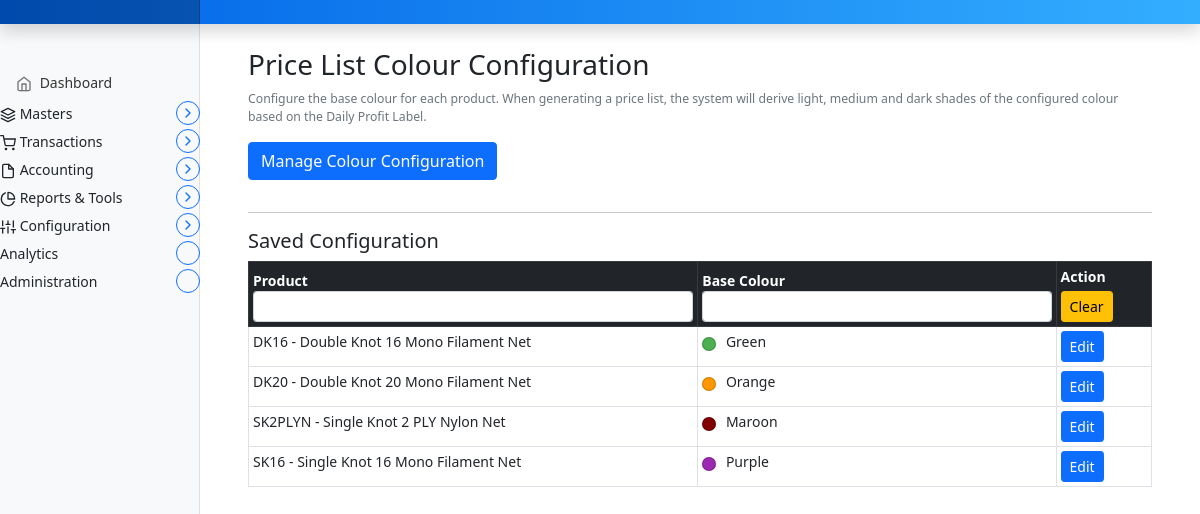
Page /invoice/configuration/price-list-colour-config (signed in) on the earlier database version.
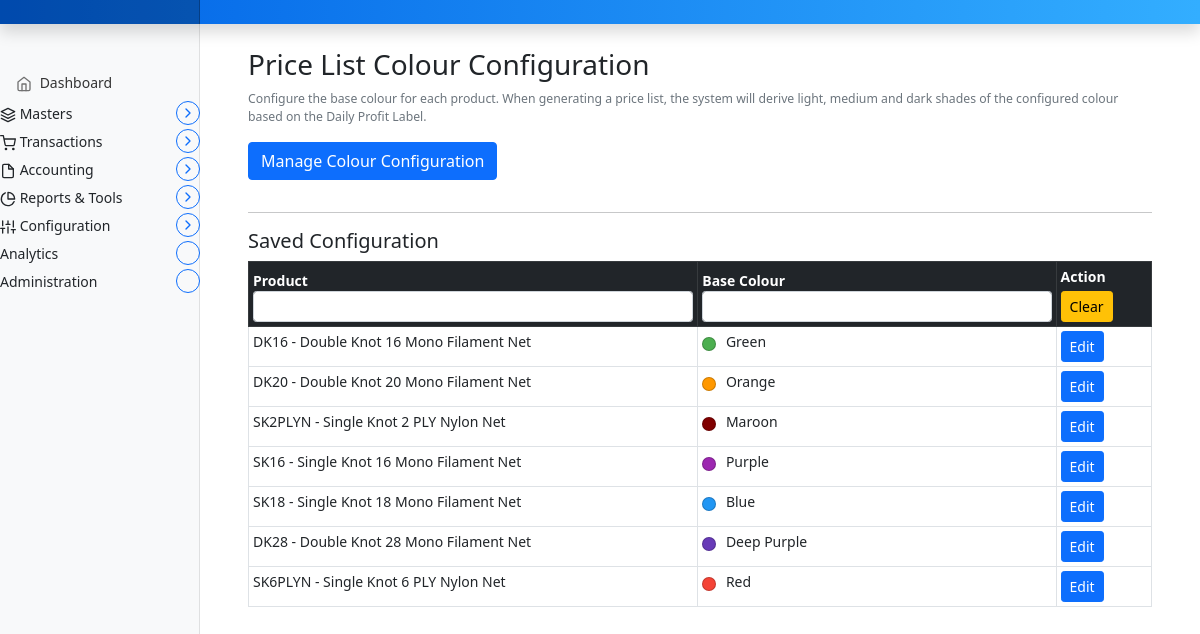
Same page on the later database version.
### marania_invoice_app/models.py (models this page shows, shortened)
class PriceListColourConfiguration(models.Model):
    product = models.ForeignKey(
        Product,
        to_field='code',
        on_delete=models.CASCADE,
        related_name='price_list_colours',
        db_constraint=False,
        unique=True,
    )
    base_colour = models.CharField(
        max_length=50,
        help_text="Base colour name, e.g. Green, Blue, Orange"
    )
    created_at = models.DateTimeField(auto_now_add=True)
    updated_at = models.DateTimeField(auto_now=True)
    class Meta:
        verbose_name = "Price List Colour Configuration"
        verbose_name_plural = "Price List Colour Configurations"

class Product(models.Model):
    code = models.CharField(max_length=50, unique=True)
    name = models.CharField(max_length=200)
    display_name = models.CharField(max_length=200, blank=True, null=True)
    hsn = models.CharField(max_length=20, blank=True, null=True)
    material = models.ForeignKey(
        Materials,
        to_field='code',
        on_delete=models.DO_NOTHING,
        related_name='products',
        db_constraint=False,   # ⭐ KEY LINE
        null=True,
        blank=True,
    )
    cgst = models.DecimalField(max_digits=5, decimal_places=2, default=0)
    sgst = models.DecimalField(max_digits=5, decimal_places=2, default=0)
    igst = models.DecimalField(max_digits=5, decimal_places=2, default=0)
    description = models.TextField(blank=True, null=True)
    created_at = models.DateTimeField(auto_now_add=True)
    updated_at = models.DateTimeField(auto_now=True)

### marania_invoice_app/views.py (the view, shortened to what this page needs)
# urls.py: path('configuration/price-list-colour-config', views.price_list_colour_config_view, name='price_list_colour_config'),
@login_required
def price_list_colour_config_view(request):
    context = {
        "configs": PriceListColourConfiguration.objects.select_related("product").all(),
        "products": Product.objects.all().order_by("code"),
    }
    return render(request, "marania_invoice_app/price_list_colour_config.html", context)

### templates/marania_invoice_app/price_list_colour_config.html (shortened to what this page needs)
{% extends 'partials/base.html' %}
{% load static %}
{% block main %}
<main class="col-md-9 ms-sm-auto col-lg-10 px-md-4">
  <div class="container my-4">
    <h3>Price List Colour Configuration</h3>
    <p class="text-muted small">Configure the base colour for each product. When generating a price list, the system will derive light, medium and dark shades of the configured colour based on the Daily Profit Label.</p>
    <button class="btn btn-primary mb-3" type="button"
            data-bs-toggle="collapse"
            data-bs-target="#configForm">
      Manage Colour Configuration
    </button>
    <hr>
    <h5>Saved Configuration</h5>
    {% if configs %}
    <div class="table-responsive">
      <table class="table table-bordered table-hover table-sm" id="config-table">
        <thead class="table-dark">
          <tr>
            <th>Product
              <input type="text" class="form-control form-control-sm text-filter" data-col="0">
            </th>
            <th>Base Colour
              <input type="text" class="form-control form-control-sm text-filter" data-col="1">
            </th>
            <th>
              Action
              <div class="mt-1">
                <button type="button" id="clear-filters" class="btn btn-warning btn-sm">
                  Clear
                </button>
              </div>
            </th>
          </tr>
        </thead>
        <tbody>
          {% for c in configs %}
          <tr>
            <td>{{ c.product.code }}{% if c.product.name %} - {{ c.product.name }}{% endif %}</td>
            <td>
              <span class="colour-swatch saved-swatch" data-colour-name="{{ c.base_colour }}" style="background:{{ c.base_colour|lower }};"></span>
              {{ c.base_colour }}
            </td>
            <td>
              <button type="button"
                      class="btn btn-primary btn-sm load-config"
                      data-product-code="{{ c.product.code }}"
                      data-base-colour="{{ c.base_colour }}">
                Edit
              </button>
            </td>
          </tr>
          {% endfor %}
        </tbody>
      </table>
    </div>
    {% else %}
    <div class="alert alert-info">No Price List Colour Configuration found. Add rows above to configure product colours.</div>
    {% endif %}
  </div>
</main>
{% endblock %}

Differences in the rows shown:
added PriceListColourConfiguration: product.code "SK18", product.name "Single Knot 18 Mono Filament Net", base_colour "Blue"
added PriceListColourConfiguration: product.code "DK28", product.name "Double Knot 28 Mono Filament Net", base_colour "Deep Purple"
added PriceListColourConfiguration: product.code "SK6PLYN", product.name "Single Knot 6 PLY Nylon Net", base_colour "Red"
